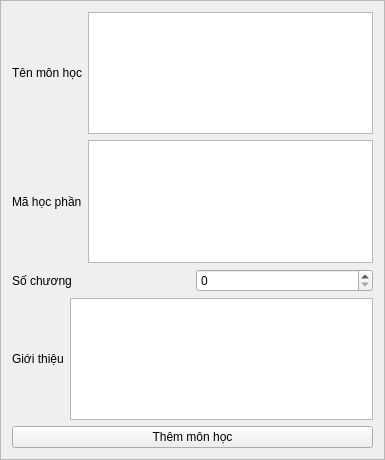
<?xml version="1.0" encoding="UTF-8"?>
<ui version="4.0">
 <class>add_subject_frame</class>
 <widget class="QFrame" name="add_subject_frame">
  <property name="geometry">
   <rect>
    <x>0</x>
    <y>0</y>
    <width>385</width>
    <height>460</height>
   </rect>
  </property>
  <property name="windowTitle">
   <string>Thêm môn học</string>
  </property>
  <property name="frameShape">
   <enum>QFrame::StyledPanel</enum>
  </property>
  <property name="frameShadow">
   <enum>QFrame::Raised</enum>
  </property>
  <layout class="QVBoxLayout" name="verticalLayout_2">
   <item>
    <layout class="QVBoxLayout" name="verticalLayout">
     <item>
      <layout class="QHBoxLayout" name="horizontalLayout">
       <item>
        <widget class="QLabel" name="subject_label">
         <property name="text">
          <string>Tên môn học</string>
         </property>
        </widget>
       </item>
       <item>
        <widget class="QTextEdit" name="subject_text_edit"/>
       </item>
      </layout>
     </item>
     <item>
      <layout class="QHBoxLayout" name="horizontalLayout_2">
       <item>
        <widget class="QLabel" name="subject_code_label">
         <property name="text">
          <string>Mã học phần</string>
         </property>
        </widget>
       </item>
       <item>
        <widget class="QTextEdit" name="subject_code_text_edit"/>
       </item>
      </layout>
     </item>
     <item>
      <layout class="QHBoxLayout" name="horizontalLayout_3">
       <item>
        <widget class="QLabel" name="num_chapter_label">
         <property name="text">
          <string>Số chương</string>
         </property>
        </widget>
       </item>
       <item>
        <widget class="QSpinBox" name="num_chapter_spin_box"/>
       </item>
      </layout>
     </item>
     <item>
      <layout class="QHBoxLayout" name="horizontalLayout_4">
       <item>
        <widget class="QLabel" name="description_label">
         <property name="text">
          <string>Giới thiệu</string>
         </property>
        </widget>
       </item>
       <item>
        <widget class="QTextEdit" name="description_text_edit"/>
       </item>
      </layout>
     </item>
     <item>
      <layout class="QHBoxLayout" name="horizontalLayout_5">
       <item>
        <widget class="QPushButton" name="add_subject_button">
         <property name="text">
          <string>Thêm môn học</string>
         </property>
        </widget>
       </item>
      </layout>
     </item>
    </layout>
   </item>
  </layout>
 </widget>
 <resources/>
 <connections/>
</ui>
